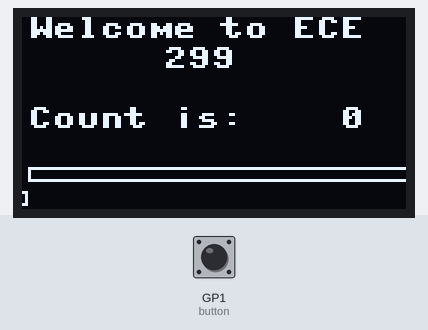
A program run on a simulated Raspberry Pi Pico running MicroPython. Shown: 128×64 one-colour display. The test bench sets the inputs (shaded band); at power-on: GP1 (button) LOW. Library files of the repository ran but are not shown: ssd1306.py.

Above: at 1.2 s.
1.3 s: GP1 (button) pulled HIGH for 0.15 s
At 2.4 s:
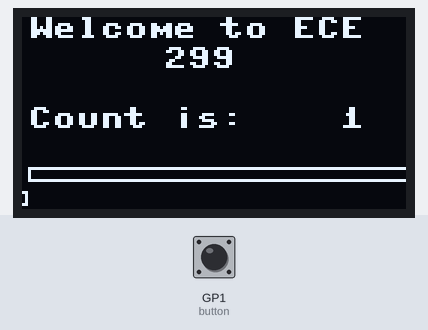
2.9 s: GP1 (button) pulled HIGH for 1 s
At 3.6 s:
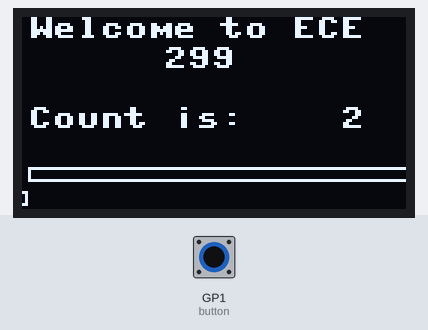
5.4 s: GP1 (button) pulled HIGH for 0.15 s
Timing chart, 0 to 8.4 s (numbered marks = the images above; inputs shaded):
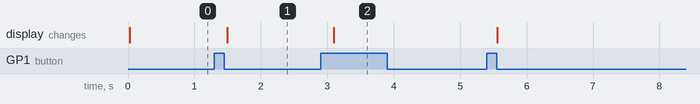

Measured:
- after the input at 1.3 s, the display: changes after 0.19 s (image 1)
- after the input at 2.9 s, the display: changes after 0.19 s (image 2)

The program:

basicdisplay_with_counter.py
```python
from machine import Pin, SPI # SPI is a class associated with the machine library.
from time import sleep

# The below specified libraries have to be included. Also, ssd1306.py must be saved on the Pico.
from ssd1306 import SSD1306_SPI # this is the driver library and the corresponding class
import framebuf # this is another library for the display.


# Define columns and rows of the oled display. These numbers are the standard values.
SCREEN_WIDTH = 128 #number of columns
SCREEN_HEIGHT = 64 #number of rows


# Initialize I/O pins associated with the oled display SPI interface

spi_sck = Pin(6) # sck stands for serial clock; always be connected to SPI SCK pin of the Pico
spi_sda = Pin(3) # sda stands for serial data;  always be connected to SPI TX pin of the Pico; this is the MOSI
spi_res = Pin(7) # res stands for reset; to be connected to a free GPIO pin
spi_dc  = Pin(4) # dc stands for data/command; to be connected to a free GPIO pin
spi_cs  = Pin(5) # chip select; to be connected to the SPI chip select of the Pico

#
# SPI Device ID can be 0 or 1. It must match the wiring.
#
SPI_DEVICE = 0 # Because the peripheral is connected to SPI 0 hardware lines of the Pico

#
# initialize the SPI interface for the OLED display
#
oled_spi = SPI( SPI_DEVICE, baudrate= 100000, sck= spi_sck, mosi= spi_sda )

#
# Initialize the display
#
oled = SSD1306_SPI( SCREEN_WIDTH, SCREEN_HEIGHT, oled_spi, spi_dc, spi_res, spi_cs, True )


# Assign a value to a variable
Count = 0
#initialize button
button = Pin(1, Pin.IN, Pin.PULL_DOWN)

def button_handler(pin):
    global Count
    if pin.value() == 1:
        sleep(0.15)
        Count += 1

button.irq( trigger=Pin.IRQ_RISING, handler = button_handler)


while ( True ):


#
# Clear the buffer
#
        oled.fill(0)

#
# Update the text on the screen
#
        oled.text("Welcome to ECE", 0, 0) # Print the text starting from 0th column and 0th row
        oled.text("299", 45, 10) # Print the number 299 starting at 45th column and 10th row
        oled.text("Count is: %4d" % Count, 0, 30 ) # Print the value stored in the variable Count.

#
# Draw box below the text
#
        oled.rect( 0, 50, 128, 5, 1  )

#
# Transfer the buffer to the screen
#
        oled.show()
    
```
